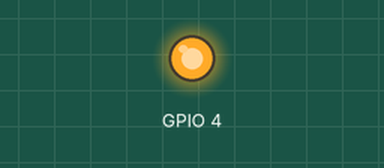
Simulated run of this program. Board: Raspberry Pi (BCM pin numbers). Parts: output pins drawn as LEDs (lit = HIGH). At 0.0 s the program stops and its outputs stay as they are.

Above: at 0.1 s.
Timing chart, 0 to 1.5 s (numbered marks = the images above):
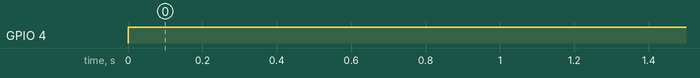

Measured:
- by itself, GPIO 4: LOW → HIGH at 0.00 s

The program:

encendido.py
```python
import RPi.GPIO as GPIO
from time import sleep
GPIO.setwarnings(False)
GPIO.setmode(GPIO.BCM) #GPIO.BCM o GPIO.BOARD
GPIO.setup(4, GPIO.OUT) #El pin GPIO4 se configura como salida
                        #Si se quiere configurar como entrada se coloca GPIO.setup(4, GPIO.IN)
def encendido():        #Se declara una funcion con cero argumentos
    GPIO.output(4, True) #El pin se enciende cuando el segundo argumento es True, si se desea apagar se pone False
    #print("pin 4 encendido")

encendido()
```
